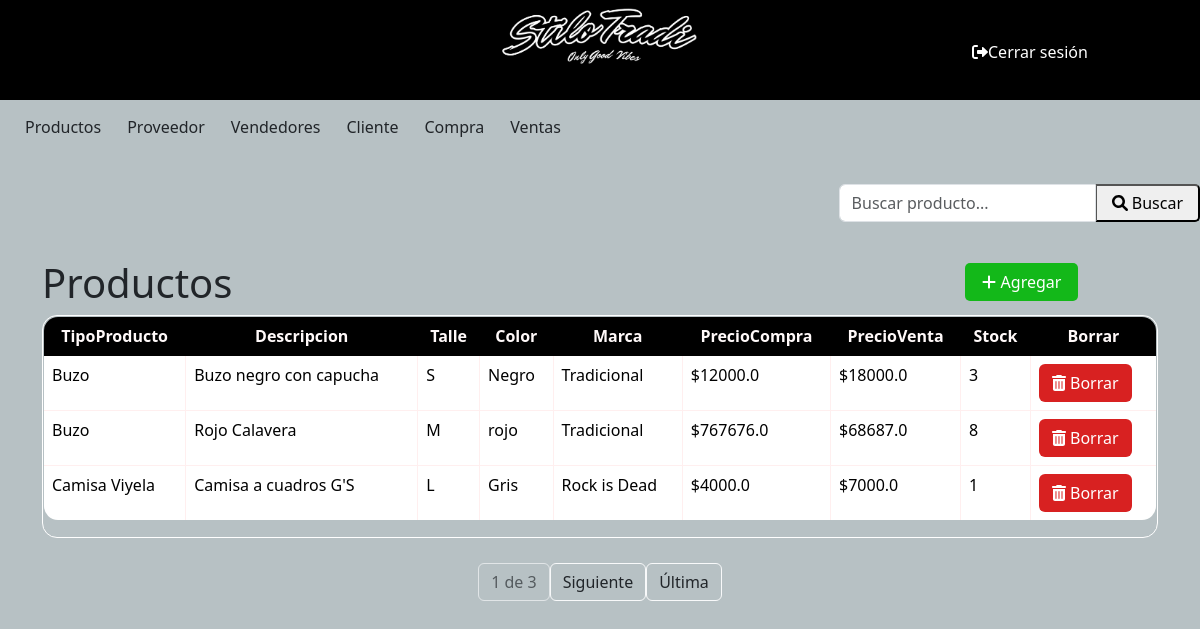
Page /producto/ProductoLista/ on the earlier database version.
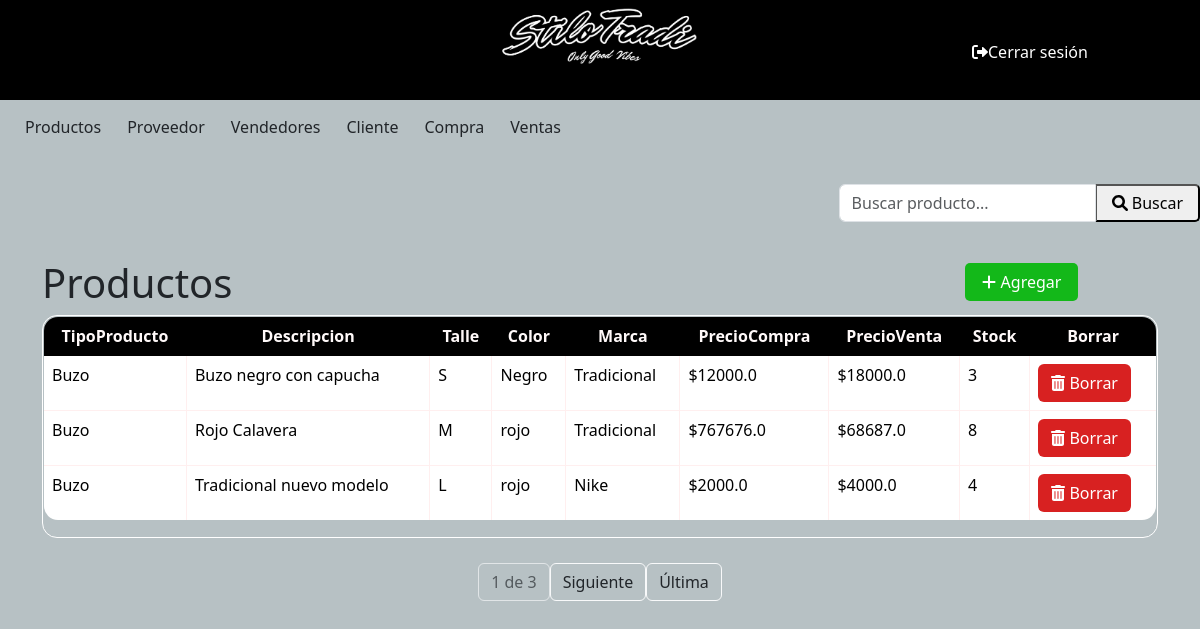
Same page on the later database version.
### miAplicacion/models.py (models this page shows, shortened)
class Producto(models.Model):
    TipoProducto = models.CharField (max_length=50)
    Descripcion = models.CharField (max_length=50)
    Talle = models.CharField (max_length=50, choices=[('S', 'S' ),('M','M'),('L','L'),('XL','XL'),('XXL','XXL')])
    Color = models.CharField (max_length=50)
    Marca = models.CharField (max_length=50)
    PrecioCompra = models.FloatField ()
    PrecioVenta = models.FloatField ()
    Stock = models.IntegerField ()
    class Meta:
        ordering = ['TipoProducto', 'Descripcion']

### miAplicacion/views.py (the view)
# urls.py: path('producto/ProductoLista/', views.ProductoLista.as_view(), name='productoLista'),
class ProductoLista(ListView):
    model = Producto
    template_name = 'producto.html'
    context_object_name = 'productos'
    paginate_by =  3 # Cantidad de elementos por página
    def get_queryset(self):
        query = self.request.GET.get('q', '')
        if not query:
            productos = Producto.objects.all()
        else:
            productos = Producto.objects.filter(TipoProducto__icontains = query)
        return productos

### miProyecto/templates/producto.html (shortened to what this page needs)
{% include 'base.html' %}
{% block content %}
{% load bootstrap5 %}
{% load static %}
<!DOCTYPE html>
<div class="d-flex justify-content-end align-items-end mb-3">
    <form method="GET" action="{% url 'productoLista' %}">
        <div class="input-group">
            <input type="text" class="form-control inputApagado" name="q" value="{{ query }}" placeholder="Buscar producto...">
            <button class="btn-buscar btn-primary  type="submit> <i class="fas fa-search"></i> Buscar</button>
        </div>
    </form>
</div>
<head>
    {% bootstrap_css %}
</head>
<body>
    <div class="container">
        <div class="d-flex" >
            <a class="btn-agregar"   href="{% url 'productoNuevo' %}"> <i class="fas fa-plus"></i> Agregar</a></td>
        </div>
            <h1>Productos</h1>
            <div class="table-responsive  ">
                <table class="table rounded-table ">
                    <thead>
                        <tr>
                            <tr>
                                <th>TipoProducto</th>
                                <th scope="col" class="d-none d-md-table-cell">Descripcion</th>
                                <th scope="col" class="d-none d-md-table-cell">Talle</th>
                                <th  scope="col" class="d-none d-md-table-cell">Color</th>
                                <th>Marca</th>
                                <th scope="col" class="d-none d-md-table-cell">PrecioCompra</th>
                                <th>PrecioVenta</th>
                                <th scope="col" class="d-none d-md-table-cell" >Stock</th>
                                <th>Borrar</th>
                            </tr>
                        </tr>
                    </thead>
                    <tbody>
                        {% for producto in productos %}
                        <tr style ="cursor: pointer;" onclick="window.location.href='/producto/ProductoModif/{{producto.id}}'">
                            <td>{{ producto.TipoProducto}}</a></td>
                            <td class="d-none d-md-table-cell" >{{ producto.Descripcion}}</td>
                            <td class="d-none d-md-table-cell" >{{ producto.Talle}}</td>
                            <td  class="d-none d-md-table-cell">{{ producto.Color}}</td>
                            <td>{{ producto.Marca}}</td>
                            <td class="d-none d-md-table-cell" >${{ producto.PrecioCompra}}</td>
                            <td>${{ producto.PrecioVenta}}</td>
                            <td class="d-none d-md-table-cell">{{ producto.Stock}}</td>
                            <td><a class="btn custom-btn2" href="/producto/ProductoBorrar/{{producto.id}}"> <i class="fas fa-trash-alt"></i> Borrar</a></td> </td>
                        {% endfor %}
                    </tbody>
                </table>
            </div>
    </div>
    <div class="pagination justify-content-center mt-3">
        <span class="current-page btn btn-outline-light disabled text-dark mb-3">
            {{ page_obj.number }} de {{ page_obj.paginator.num_pages }}
        </span>
        {% if page_obj.has_next %}
            <a class="btn btn-outline-light text-dark mb-3" href="?page={{ page_obj.next_page_number }}">
                Siguiente
            </a>
            <a class="btn btn-outline-light text-dark mb-3" href="?page={{ page_obj.paginator.num_pages }}">
                Última
            </a>
        {% endif %}
    </div>
</body>
</html>
{% endblock content %}

Differences in the rows shown:
no longer on this page (row unchanged): Producto: TipoProducto "Camisa Viyela", Descripcion "Camisa a cuadros G'S", Talle "L", Color "Gris", Marca "Rock is Dead", PrecioCompra "4000.0", PrecioVenta "7000.0", Stock "1"
added Producto: TipoProducto "Buzo", Descripcion "Tradicional nuevo modelo", Talle "L", Color "rojo", Marca "Nike", PrecioCompra "2000.0", PrecioVenta "4000.0", Stock "4"
